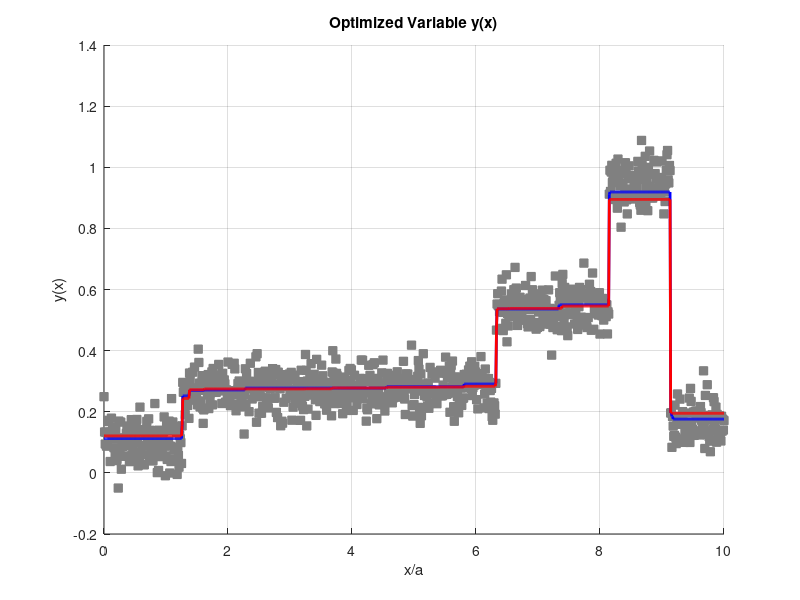

MATLAB code to generate this figure:
load("Data01.mat")

N = length(y);
M = N;
q = 1.55;

D = zeros(M, N);
for i=1:(N-1)
    D(i, i) = -1;
    D(i, i+1) = 1;
end

zeros_n = zeros(N, 1);
ones_n = ones(N, 1);
zeros_m = zeros(M, 1);
ones_m = ones(M, 1);

c = vertcat(zeros_n, ones_n, zeros_m);
b = vertcat(y, y * -1, q, zeros_m, zeros_m);

zeros_n_m = zeros(N, M);
zeros_m_n = zeros(M, N);

zeros_1_n = zeros(1, N);

I_n = eye(N);
I_m = eye(M);

A_row1 = horzcat(I_n, I_n * -1, zeros_n_m);
A_row2 = horzcat(I_n * -1, I_n * -1, zeros_n_m);
A_row3 = horzcat(zeros_1_n, zeros_1_n, ones_m.');
A_row4 = horzcat(D * -1, zeros_m_n, I_m * -1);
A_row5 = horzcat(D, zeros_m_n, I_m * -1);

A = vertcat(A_row1, A_row2, A_row3, A_row4, A_row5);

xOpt = linprog(c, A, b);
load("zad1_wynik.mat");

x_values = linspace(0, 1, N);
figure;
scatter(t, y, "square", "filled", 'MarkerFaceColor', [0.5 0.5 0.5], 'MarkerEdgeColor', [0.5 0.5 0.5], 'LineWidth', 0.1);
hold on;
plot(t, xOpt(1:N), 'LineWidth',2, "Color", "blue");
plot(t, v, 'LineWidth',2, "Color", "red");
hold off;
xlabel('x/a');
ylabel('y(x)');
title('Optimized Variable y(x)');
grid on;
